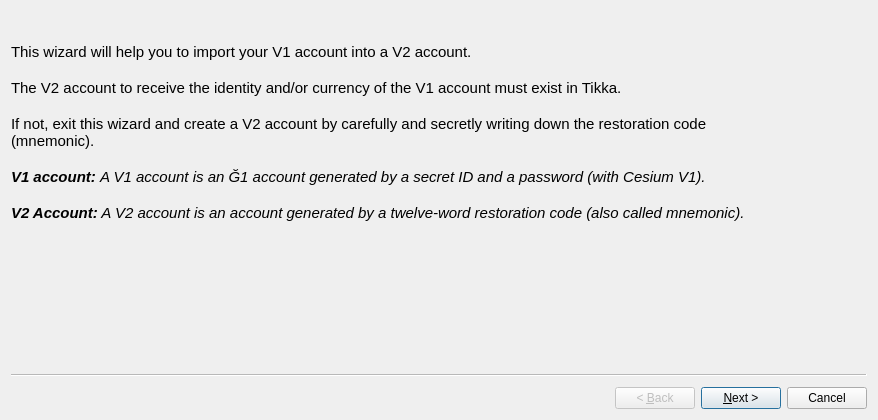
<?xml version="1.0" encoding="UTF-8"?>
<ui version="4.0">
 <class>importAccountV1Wizard</class>
 <widget class="QWizard" name="importAccountV1Wizard">
  <property name="geometry">
   <rect>
    <x>0</x>
    <y>0</y>
    <width>878</width>
    <height>420</height>
   </rect>
  </property>
  <property name="windowTitle">
   <string>Wizard to import V1 account in V2 account</string>
  </property>
  <property name="modal">
   <bool>true</bool>
  </property>
  <widget class="QWizardPage" name="wizardPage1">
   <widget class="QLabel" name="page1_label">
    <property name="geometry">
     <rect>
      <x>0</x>
      <y>0</y>
      <width>741</width>
      <height>261</height>
     </rect>
    </property>
    <property name="text">
     <string>&lt;!DOCTYPE HTML PUBLIC &quot;-//W3C//DTD HTML 4.0//EN&quot; &quot;http://www.w3.org/TR/REC-html40/strict.dtd&quot;&gt;
&lt;html&gt;&lt;head&gt;&lt;meta name=&quot;qrichtext&quot; content=&quot;1&quot; /&gt;&lt;style type=&quot;text/css&quot;&gt;
p, li { white-space: pre-wrap; }
&lt;/style&gt;&lt;/head&gt;&lt;body style=&quot; font-family:'Ubuntu'; font-size:11pt; font-weight:400; font-style:normal;&quot;&gt;
&lt;p style=&quot; margin-top:0px; margin-bottom:0px; margin-left:0px; margin-right:0px; -qt-block-indent:0; text-indent:0px;&quot;&gt;This wizard will help you to import your V1 account into a V2 account.&lt;/p&gt;
&lt;p style=&quot;-qt-paragraph-type:empty; margin-top:0px; margin-bottom:0px; margin-left:0px; margin-right:0px; -qt-block-indent:0; text-indent:0px;&quot;&gt;&lt;br /&gt;&lt;/p&gt;
&lt;p style=&quot; margin-top:0px; margin-bottom:0px; margin-left:0px; margin-right:0px; -qt-block-indent:0; text-indent:0px;&quot;&gt;The V2 account to receive the identity and/or currency of the V1 account must exist in Tikka.&lt;/p&gt;
&lt;p style=&quot;-qt-paragraph-type:empty; margin-top:0px; margin-bottom:0px; margin-left:0px; margin-right:0px; -qt-block-indent:0; text-indent:0px;&quot;&gt;&lt;br /&gt;&lt;/p&gt;
&lt;p style=&quot; margin-top:0px; margin-bottom:0px; margin-left:0px; margin-right:0px; -qt-block-indent:0; text-indent:0px;&quot;&gt;If not, exit this wizard and create a V2 account by carefully and secretly writing down the restoration code (mnemonic).&lt;/p&gt;
&lt;p style=&quot;-qt-paragraph-type:empty; margin-top:0px; margin-bottom:0px; margin-left:0px; margin-right:0px; -qt-block-indent:0; text-indent:0px;&quot;&gt;&lt;br /&gt;&lt;/p&gt;
&lt;p style=&quot; margin-top:0px; margin-bottom:0px; margin-left:0px; margin-right:0px; -qt-block-indent:0; text-indent:0px;&quot;&gt;&lt;span style=&quot; font-weight:600; font-style:italic;&quot;&gt;V1 account: &lt;/span&gt;&lt;span style=&quot; font-style:italic;&quot;&gt;A V1 account is an Ğ1 account generated by a secret ID and a password (with Cesium V1).&lt;/span&gt;&lt;/p&gt;
&lt;p style=&quot;-qt-paragraph-type:empty; margin-top:0px; margin-bottom:0px; margin-left:0px; margin-right:0px; -qt-block-indent:0; text-indent:0px; font-style:italic;&quot;&gt;&lt;br /&gt;&lt;/p&gt;
&lt;p style=&quot; margin-top:0px; margin-bottom:0px; margin-left:0px; margin-right:0px; -qt-block-indent:0; text-indent:0px;&quot;&gt;&lt;span style=&quot; font-weight:600; font-style:italic;&quot;&gt;V2 Account:&lt;/span&gt;&lt;span style=&quot; font-style:italic;&quot;&gt; A V2 account is an account generated by a twelve-word restoration code (also called mnemonic).&lt;/span&gt;&lt;/p&gt;
&lt;p style=&quot;-qt-paragraph-type:empty; margin-top:0px; margin-bottom:0px; margin-left:0px; margin-right:0px; -qt-block-indent:0; text-indent:0px;&quot;&gt;&lt;br /&gt;&lt;/p&gt;&lt;/body&gt;&lt;/html&gt;</string>
    </property>
    <property name="wordWrap">
     <bool>true</bool>
    </property>
   </widget>
  </widget>
  <widget class="QWizardPage" name="wizardPage2">
   <layout class="QVBoxLayout" name="verticalLayout">
    <item>
     <widget class="QLabel" name="page2_label">
      <property name="font">
       <font>
        <italic>false</italic>
       </font>
      </property>
      <property name="text">
       <string>Please enter the credentials of the V1 source account.</string>
      </property>
      <property name="alignment">
       <set>Qt::AlignCenter</set>
      </property>
      <property name="wordWrap">
       <bool>true</bool>
      </property>
     </widget>
    </item>
    <item>
     <widget class="QGroupBox" name="groupBox">
      <property name="sizePolicy">
       <sizepolicy hsizetype="Preferred" vsizetype="Fixed">
        <horstretch>0</horstretch>
        <verstretch>0</verstretch>
       </sizepolicy>
      </property>
      <property name="font">
       <font>
        <weight>50</weight>
        <bold>false</bold>
       </font>
      </property>
      <property name="title">
       <string>V1 Source Account</string>
      </property>
      <layout class="QVBoxLayout" name="verticalLayout_2">
       <item>
        <layout class="QGridLayout" name="gridLayout">
         <property name="sizeConstraint">
          <enum>QLayout::SetDefaultConstraint</enum>
         </property>
         <property name="leftMargin">
          <number>0</number>
         </property>
         <property name="topMargin">
          <number>0</number>
         </property>
         <property name="bottomMargin">
          <number>0</number>
         </property>
         <property name="horizontalSpacing">
          <number>6</number>
         </property>
         <item row="3" column="2">
          <widget class="QLabel" name="sourceAddressValueLabel">
           <property name="text">
            <string/>
           </property>
           <property name="textInteractionFlags">
            <set>Qt::LinksAccessibleByMouse|Qt::TextSelectableByKeyboard|Qt::TextSelectableByMouse</set>
           </property>
          </widget>
         </item>
         <item row="2" column="0">
          <widget class="QLabel" name="sourceV1AddressLabel">
           <property name="sizePolicy">
            <sizepolicy hsizetype="Preferred" vsizetype="Preferred">
             <horstretch>0</horstretch>
             <verstretch>0</verstretch>
            </sizepolicy>
           </property>
           <property name="font">
            <font>
             <weight>75</weight>
             <bold>true</bold>
            </font>
           </property>
           <property name="text">
            <string>V1 Address</string>
           </property>
           <property name="alignment">
            <set>Qt::AlignRight|Qt::AlignTrailing|Qt::AlignVCenter</set>
           </property>
          </widget>
         </item>
         <item row="0" column="3" alignment="Qt::AlignRight">
          <widget class="QPushButton" name="sourceShowButton">
           <property name="sizePolicy">
            <sizepolicy hsizetype="Fixed" vsizetype="Fixed">
             <horstretch>0</horstretch>
             <verstretch>0</verstretch>
            </sizepolicy>
           </property>
           <property name="text">
            <string>Show</string>
           </property>
          </widget>
         </item>
         <item row="3" column="0">
          <widget class="QLabel" name="sourceAddressLabel">
           <property name="font">
            <font>
             <weight>75</weight>
             <bold>true</bold>
            </font>
           </property>
           <property name="text">
            <string>Address</string>
           </property>
           <property name="alignment">
            <set>Qt::AlignRight|Qt::AlignTrailing|Qt::AlignVCenter</set>
           </property>
          </widget>
         </item>
         <item row="1" column="2">
          <widget class="QLineEdit" name="sourcePasswordIDLineEdit">
           <property name="echoMode">
            <enum>QLineEdit::Password</enum>
           </property>
          </widget>
         </item>
         <item row="0" column="2">
          <widget class="QLineEdit" name="sourceSecretIDLineEdit">
           <property name="echoMode">
            <enum>QLineEdit::Password</enum>
           </property>
           <property name="readOnly">
            <bool>false</bool>
           </property>
          </widget>
         </item>
         <item row="1" column="0">
          <widget class="QLabel" name="sourcePasswordIDLabel">
           <property name="font">
            <font>
             <weight>75</weight>
             <italic>false</italic>
             <bold>true</bold>
            </font>
           </property>
           <property name="text">
            <string>Password</string>
           </property>
           <property name="alignment">
            <set>Qt::AlignRight|Qt::AlignTrailing|Qt::AlignVCenter</set>
           </property>
          </widget>
         </item>
         <item row="0" column="0">
          <widget class="QLabel" name="sourceSecretIDLabel">
           <property name="sizePolicy">
            <sizepolicy hsizetype="Preferred" vsizetype="Preferred">
             <horstretch>0</horstretch>
             <verstretch>0</verstretch>
            </sizepolicy>
           </property>
           <property name="font">
            <font>
             <weight>75</weight>
             <bold>true</bold>
            </font>
           </property>
           <property name="text">
            <string>Secret ID</string>
           </property>
           <property name="alignment">
            <set>Qt::AlignRight|Qt::AlignTrailing|Qt::AlignVCenter</set>
           </property>
          </widget>
         </item>
         <item row="4" column="2">
          <widget class="QLabel" name="sourceBalanceValueLabel">
           <property name="text">
            <string/>
           </property>
          </widget>
         </item>
         <item row="5" column="0">
          <widget class="QLabel" name="sourceIdentityLabel">
           <property name="font">
            <font>
             <weight>75</weight>
             <bold>true</bold>
            </font>
           </property>
           <property name="text">
            <string>Identity</string>
           </property>
           <property name="alignment">
            <set>Qt::AlignRight|Qt::AlignTrailing|Qt::AlignVCenter</set>
           </property>
          </widget>
         </item>
         <item row="4" column="0">
          <widget class="QLabel" name="sourceBalanceLabel">
           <property name="font">
            <font>
             <weight>75</weight>
             <bold>true</bold>
            </font>
           </property>
           <property name="text">
            <string>Balance</string>
           </property>
           <property name="alignment">
            <set>Qt::AlignRight|Qt::AlignTrailing|Qt::AlignVCenter</set>
           </property>
          </widget>
         </item>
         <item row="5" column="2">
          <widget class="QLabel" name="sourceIdentityValueLabel">
           <property name="text">
            <string/>
           </property>
          </widget>
         </item>
         <item row="2" column="2">
          <widget class="QLabel" name="sourceV1AddressValueLabel">
           <property name="text">
            <string/>
           </property>
           <property name="textInteractionFlags">
            <set>Qt::LinksAccessibleByMouse|Qt::TextSelectableByKeyboard|Qt::TextSelectableByMouse</set>
           </property>
          </widget>
         </item>
        </layout>
       </item>
       <item>
        <widget class="QLabel" name="sourceErrorLabel">
         <property name="text">
          <string/>
         </property>
         <property name="alignment">
          <set>Qt::AlignCenter</set>
         </property>
        </widget>
       </item>
      </layout>
     </widget>
    </item>
   </layout>
  </widget>
  <widget class="QWizardPage" name="wizardPage3">
   <layout class="QVBoxLayout" name="verticalLayout_4">
    <item>
     <widget class="QLabel" name="page3_label">
      <property name="font">
       <font>
        <italic>false</italic>
       </font>
      </property>
      <property name="text">
       <string>Select a V2 destination account already created and confirm with the restoration mnemonic.</string>
      </property>
      <property name="alignment">
       <set>Qt::AlignCenter</set>
      </property>
      <property name="wordWrap">
       <bool>true</bool>
      </property>
     </widget>
    </item>
    <item>
     <widget class="QGroupBox" name="groupBox_2">
      <property name="font">
       <font>
        <weight>50</weight>
        <bold>false</bold>
       </font>
      </property>
      <property name="title">
       <string>V2 Destination Account</string>
      </property>
      <layout class="QVBoxLayout" name="verticalLayout_3">
       <item>
        <layout class="QGridLayout" name="GridLayout_2">
         <property name="sizeConstraint">
          <enum>QLayout::SetDefaultConstraint</enum>
         </property>
         <property name="topMargin">
          <number>0</number>
         </property>
         <property name="bottomMargin">
          <number>0</number>
         </property>
         <item row="3" column="1">
          <widget class="QLineEdit" name="destinationMnemonicLineEdit">
           <property name="echoMode">
            <enum>QLineEdit::Password</enum>
           </property>
          </widget>
         </item>
         <item row="3" column="2">
          <widget class="QPushButton" name="destinationShowButton">
           <property name="text">
            <string>Show</string>
           </property>
          </widget>
         </item>
         <item row="6" column="0">
          <widget class="QLabel" name="destinationAddressLabel">
           <property name="font">
            <font>
             <weight>75</weight>
             <bold>true</bold>
            </font>
           </property>
           <property name="text">
            <string>Address</string>
           </property>
           <property name="alignment">
            <set>Qt::AlignRight|Qt::AlignTrailing|Qt::AlignVCenter</set>
           </property>
          </widget>
         </item>
         <item row="1" column="0">
          <widget class="QLabel" name="destinationRootNameOrAddressLabel">
           <property name="font">
            <font>
             <weight>75</weight>
             <bold>true</bold>
            </font>
           </property>
           <property name="text">
            <string>Root account</string>
           </property>
           <property name="alignment">
            <set>Qt::AlignRight|Qt::AlignTrailing|Qt::AlignVCenter</set>
           </property>
          </widget>
         </item>
         <item row="2" column="0">
          <widget class="QLabel" name="destinationRootAddressLabel">
           <property name="font">
            <font>
             <weight>75</weight>
             <bold>true</bold>
            </font>
           </property>
           <property name="text">
            <string/>
           </property>
           <property name="alignment">
            <set>Qt::AlignRight|Qt::AlignTrailing|Qt::AlignVCenter</set>
           </property>
          </widget>
         </item>
         <item row="2" column="1">
          <widget class="QLabel" name="destinationRootAddressValueLabel">
           <property name="text">
            <string/>
           </property>
          </widget>
         </item>
         <item row="5" column="1">
          <widget class="QLabel" name="destinationDerivationValueLabel">
           <property name="text">
            <string/>
           </property>
          </widget>
         </item>
         <item row="1" column="1">
          <widget class="QComboBox" name="destinationRootNameOrAddressComboBox"/>
         </item>
         <item row="7" column="0">
          <widget class="QLabel" name="destinationBalanceLabel">
           <property name="font">
            <font>
             <weight>75</weight>
             <bold>true</bold>
            </font>
           </property>
           <property name="text">
            <string>Balance</string>
           </property>
           <property name="alignment">
            <set>Qt::AlignRight|Qt::AlignTrailing|Qt::AlignVCenter</set>
           </property>
          </widget>
         </item>
         <item row="7" column="1">
          <widget class="QLabel" name="destinationBalanceValueLabel">
           <property name="text">
            <string/>
           </property>
          </widget>
         </item>
         <item row="8" column="1">
          <widget class="QLineEdit" name="destinationNameLineEdit"/>
         </item>
         <item row="5" column="0">
          <widget class="QLabel" name="destinationDerivationLabel">
           <property name="font">
            <font>
             <weight>75</weight>
             <bold>true</bold>
            </font>
           </property>
           <property name="text">
            <string>Derivation</string>
           </property>
           <property name="alignment">
            <set>Qt::AlignRight|Qt::AlignTrailing|Qt::AlignVCenter</set>
           </property>
          </widget>
         </item>
         <item row="8" column="0">
          <widget class="QLabel" name="destinationNameLabel">
           <property name="font">
            <font>
             <weight>75</weight>
             <bold>true</bold>
            </font>
           </property>
           <property name="text">
            <string>Name</string>
           </property>
           <property name="alignment">
            <set>Qt::AlignRight|Qt::AlignTrailing|Qt::AlignVCenter</set>
           </property>
          </widget>
         </item>
         <item row="6" column="1">
          <widget class="QLabel" name="destinationAddressValueLabel">
           <property name="font">
            <font>
             <weight>75</weight>
             <bold>true</bold>
            </font>
           </property>
           <property name="text">
            <string/>
           </property>
           <property name="textInteractionFlags">
            <set>Qt::LinksAccessibleByMouse|Qt::TextSelectableByKeyboard|Qt::TextSelectableByMouse</set>
           </property>
          </widget>
         </item>
         <item row="3" column="0">
          <widget class="QLabel" name="destinationMnemonicLabel">
           <property name="font">
            <font>
             <weight>75</weight>
             <bold>true</bold>
            </font>
           </property>
           <property name="text">
            <string>Mnemonic</string>
           </property>
           <property name="alignment">
            <set>Qt::AlignRight|Qt::AlignTrailing|Qt::AlignVCenter</set>
           </property>
          </widget>
         </item>
         <item row="4" column="0">
          <widget class="QLabel" name="destinationMnemonicLanguageLabel">
           <property name="font">
            <font>
             <weight>75</weight>
             <bold>true</bold>
            </font>
           </property>
           <property name="text">
            <string>Mnemonic language</string>
           </property>
           <property name="alignment">
            <set>Qt::AlignRight|Qt::AlignTrailing|Qt::AlignVCenter</set>
           </property>
          </widget>
         </item>
         <item row="4" column="1">
          <widget class="QComboBox" name="destinationMnemonicLanguageComboBox">
           <property name="sizePolicy">
            <sizepolicy hsizetype="Fixed" vsizetype="Preferred">
             <horstretch>0</horstretch>
             <verstretch>0</verstretch>
            </sizepolicy>
           </property>
          </widget>
         </item>
        </layout>
       </item>
      </layout>
     </widget>
    </item>
    <item>
     <widget class="QLabel" name="destinationErrorLabel">
      <property name="text">
       <string/>
      </property>
      <property name="alignment">
       <set>Qt::AlignCenter</set>
      </property>
     </widget>
    </item>
    <item>
     <layout class="QHBoxLayout" name="horizontalLayout">
      <item>
       <spacer name="horizontalSpacer">
        <property name="orientation">
         <enum>Qt::Horizontal</enum>
        </property>
        <property name="sizeHint" stdset="0">
         <size>
          <width>40</width>
          <height>20</height>
         </size>
        </property>
       </spacer>
      </item>
      <item>
       <widget class="QLabel" name="storedPasswordLabel">
        <property name="sizePolicy">
         <sizepolicy hsizetype="Fixed" vsizetype="Preferred">
          <horstretch>0</horstretch>
          <verstretch>0</verstretch>
         </sizepolicy>
        </property>
        <property name="sizeIncrement">
         <size>
          <width>0</width>
          <height>0</height>
         </size>
        </property>
        <property name="font">
         <font>
          <weight>75</weight>
          <bold>true</bold>
         </font>
        </property>
        <property name="text">
         <string>Password</string>
        </property>
        <property name="alignment">
         <set>Qt::AlignLeading|Qt::AlignLeft|Qt::AlignVCenter</set>
        </property>
       </widget>
      </item>
      <item>
       <widget class="QLineEdit" name="storedPasswordLineEdit">
        <property name="sizePolicy">
         <sizepolicy hsizetype="Fixed" vsizetype="Fixed">
          <horstretch>0</horstretch>
          <verstretch>0</verstretch>
         </sizepolicy>
        </property>
        <property name="maxLength">
         <number>20</number>
        </property>
        <property name="echoMode">
         <enum>QLineEdit::Password</enum>
        </property>
        <property name="alignment">
         <set>Qt::AlignCenter</set>
        </property>
        <property name="readOnly">
         <bool>true</bool>
        </property>
       </widget>
      </item>
      <item>
       <widget class="QLabel" name="storedPasswordHintLabel">
        <property name="font">
         <font>
          <italic>true</italic>
         </font>
        </property>
        <property name="text">
         <string>Wallet will be locked with the current password</string>
        </property>
       </widget>
      </item>
     </layout>
    </item>
   </layout>
  </widget>
  <widget class="QWizardPage" name="wizardPage4">
   <layout class="QVBoxLayout" name="verticalLayout_5">
    <item>
     <widget class="QLabel" name="label">
      <property name="text">
       <string>Click on the import button and wait for the status message. The V1 source account will be deleted from the blockchain on success.</string>
      </property>
      <property name="alignment">
       <set>Qt::AlignCenter</set>
      </property>
      <property name="wordWrap">
       <bool>true</bool>
      </property>
     </widget>
    </item>
    <item>
     <layout class="QGridLayout" name="gridLayout_2">
      <item row="0" column="1">
       <widget class="QLabel" name="sourceAddressValueImportLabel">
        <property name="sizePolicy">
         <sizepolicy hsizetype="Expanding" vsizetype="Preferred">
          <horstretch>0</horstretch>
          <verstretch>0</verstretch>
         </sizepolicy>
        </property>
        <property name="text">
         <string/>
        </property>
        <property name="textInteractionFlags">
         <set>Qt::LinksAccessibleByMouse|Qt::TextSelectableByKeyboard|Qt::TextSelectableByMouse</set>
        </property>
       </widget>
      </item>
      <item row="0" column="0">
       <widget class="QLabel" name="sourceAddressImportLabel">
        <property name="sizePolicy">
         <sizepolicy hsizetype="Preferred" vsizetype="Preferred">
          <horstretch>0</horstretch>
          <verstretch>0</verstretch>
         </sizepolicy>
        </property>
        <property name="font">
         <font>
          <weight>75</weight>
          <bold>true</bold>
         </font>
        </property>
        <property name="text">
         <string>Address</string>
        </property>
        <property name="alignment">
         <set>Qt::AlignRight|Qt::AlignTrailing|Qt::AlignVCenter</set>
        </property>
       </widget>
      </item>
      <item row="1" column="1">
       <widget class="QLabel" name="sourceBalanceValueImportLabel">
        <property name="sizePolicy">
         <sizepolicy hsizetype="Expanding" vsizetype="Preferred">
          <horstretch>0</horstretch>
          <verstretch>0</verstretch>
         </sizepolicy>
        </property>
        <property name="text">
         <string/>
        </property>
       </widget>
      </item>
      <item row="1" column="0">
       <widget class="QLabel" name="sourceBalanceImportLabel">
        <property name="font">
         <font>
          <weight>75</weight>
          <bold>true</bold>
         </font>
        </property>
        <property name="text">
         <string>Balance</string>
        </property>
        <property name="alignment">
         <set>Qt::AlignRight|Qt::AlignTrailing|Qt::AlignVCenter</set>
        </property>
       </widget>
      </item>
      <item row="2" column="0">
       <widget class="QLabel" name="sourceIdentityImportLabel">
        <property name="font">
         <font>
          <weight>75</weight>
          <bold>true</bold>
         </font>
        </property>
        <property name="text">
         <string>Identity</string>
        </property>
        <property name="alignment">
         <set>Qt::AlignRight|Qt::AlignTrailing|Qt::AlignVCenter</set>
        </property>
       </widget>
      </item>
      <item row="2" column="1">
       <widget class="QLabel" name="sourceIdentityValueImportLabel">
        <property name="sizePolicy">
         <sizepolicy hsizetype="Expanding" vsizetype="Preferred">
          <horstretch>0</horstretch>
          <verstretch>0</verstretch>
         </sizepolicy>
        </property>
        <property name="text">
         <string/>
        </property>
       </widget>
      </item>
     </layout>
    </item>
    <item alignment="Qt::AlignHCenter">
     <widget class="QPushButton" name="importButton">
      <property name="sizePolicy">
       <sizepolicy hsizetype="Fixed" vsizetype="Fixed">
        <horstretch>0</horstretch>
        <verstretch>0</verstretch>
       </sizepolicy>
      </property>
      <property name="text">
       <string>Import</string>
      </property>
     </widget>
    </item>
    <item alignment="Qt::AlignHCenter">
     <widget class="QLabel" name="ImportImagelabel">
      <property name="sizePolicy">
       <sizepolicy hsizetype="Fixed" vsizetype="Fixed">
        <horstretch>0</horstretch>
        <verstretch>0</verstretch>
       </sizepolicy>
      </property>
      <property name="maximumSize">
       <size>
        <width>64</width>
        <height>64</height>
       </size>
      </property>
      <property name="text">
       <string/>
      </property>
      <property name="pixmap">
       <pixmap resource="../../icons/tikka.slots.pyqt.resources.icons.index.qrc">:/images/arrow_down</pixmap>
      </property>
      <property name="scaledContents">
       <bool>true</bool>
      </property>
      <property name="alignment">
       <set>Qt::AlignCenter</set>
      </property>
     </widget>
    </item>
    <item>
     <layout class="QGridLayout" name="gridLayout_3">
      <item row="1" column="0">
       <widget class="QLabel" name="destinationAddressImportLabel">
        <property name="font">
         <font>
          <weight>75</weight>
          <bold>true</bold>
         </font>
        </property>
        <property name="text">
         <string>Address</string>
        </property>
        <property name="alignment">
         <set>Qt::AlignRight|Qt::AlignTrailing|Qt::AlignVCenter</set>
        </property>
       </widget>
      </item>
      <item row="1" column="1">
       <widget class="QLabel" name="destinationAddressValueImportLabel">
        <property name="sizePolicy">
         <sizepolicy hsizetype="Expanding" vsizetype="Preferred">
          <horstretch>0</horstretch>
          <verstretch>0</verstretch>
         </sizepolicy>
        </property>
        <property name="text">
         <string/>
        </property>
        <property name="textInteractionFlags">
         <set>Qt::LinksAccessibleByMouse|Qt::TextSelectableByKeyboard|Qt::TextSelectableByMouse</set>
        </property>
       </widget>
      </item>
      <item row="2" column="1">
       <widget class="QLabel" name="destinationBalanceValueImportLabel">
        <property name="text">
         <string/>
        </property>
       </widget>
      </item>
      <item row="2" column="0">
       <widget class="QLabel" name="destinationBalanceImportLabel">
        <property name="font">
         <font>
          <weight>75</weight>
          <bold>true</bold>
         </font>
        </property>
        <property name="text">
         <string>Balance</string>
        </property>
        <property name="alignment">
         <set>Qt::AlignRight|Qt::AlignTrailing|Qt::AlignVCenter</set>
        </property>
       </widget>
      </item>
      <item row="3" column="0">
       <widget class="QLabel" name="destinationIdentityImportLabel">
        <property name="font">
         <font>
          <weight>75</weight>
          <bold>true</bold>
         </font>
        </property>
        <property name="text">
         <string>Identity</string>
        </property>
        <property name="alignment">
         <set>Qt::AlignRight|Qt::AlignTrailing|Qt::AlignVCenter</set>
        </property>
       </widget>
      </item>
      <item row="3" column="1">
       <widget class="QLabel" name="destinationIdentityValueImportLabel">
        <property name="text">
         <string/>
        </property>
       </widget>
      </item>
     </layout>
    </item>
    <item>
     <widget class="QLabel" name="importErrorLabel">
      <property name="text">
       <string/>
      </property>
      <property name="alignment">
       <set>Qt::AlignCenter</set>
      </property>
     </widget>
    </item>
   </layout>
  </widget>
 </widget>
 <tabstops>
  <tabstop>sourceSecretIDLineEdit</tabstop>
  <tabstop>sourcePasswordIDLineEdit</tabstop>
  <tabstop>sourceShowButton</tabstop>
  <tabstop>destinationRootNameOrAddressComboBox</tabstop>
  <tabstop>destinationMnemonicLineEdit</tabstop>
  <tabstop>destinationMnemonicLanguageComboBox</tabstop>
  <tabstop>destinationNameLineEdit</tabstop>
  <tabstop>destinationShowButton</tabstop>
  <tabstop>storedPasswordLineEdit</tabstop>
  <tabstop>importButton</tabstop>
 </tabstops>
 <resources>
  <include location="../../icons/tikka.slots.pyqt.resources.icons.index.qrc"/>
 </resources>
 <connections/>
</ui>
